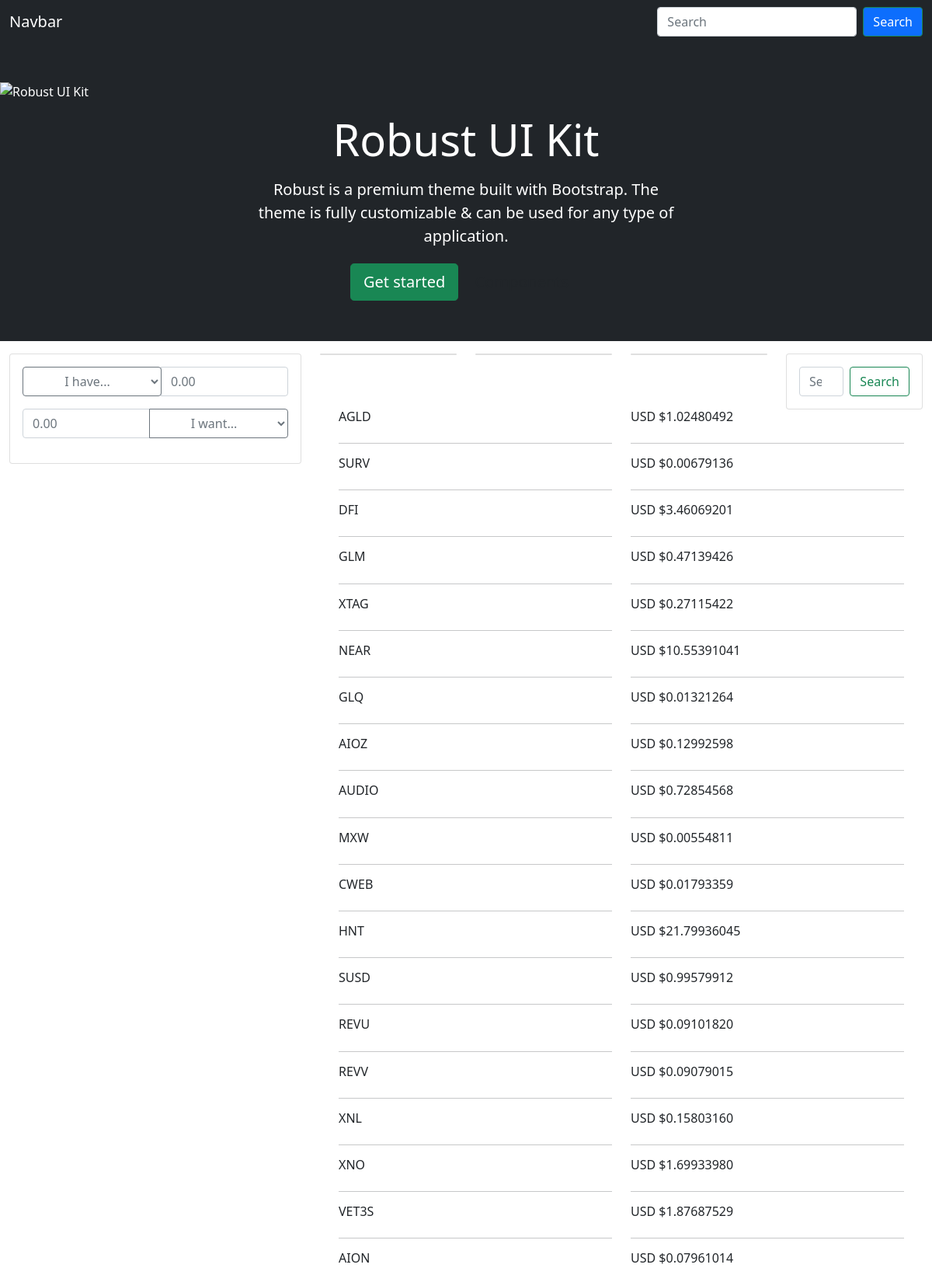
The page / (upper part) on the database its author committed.
### home/models.py (models this page shows)
class Coins(models.Model):
    id =  models.CharField(max_length=100 , primary_key=True)
    Symbol = models.CharField(max_length=30)
    USD = models.CharField(max_length=30)

### home/views.py (the view, shortened to what this page needs)
# urls.py: path('', views.index, name='index'),
def index(request):
    Symbol_append = []
    price_append = []
    response_symbol = kucoins_Symbols()
    response_prices = kucoins_prises()
    form = BuyForm
    search = request.GET.get("Search")
    print(search)
    if search:
        coins = Coins.objects.filter(
            Q(Symbol__icontains = search) | Q(USD__icontains = search)
            ).distinct()
        total = int(len(coins))-1
    elif not search:
        coins = Coins.objects.values_list('Symbol', 'USD')
        total = int(len(coins))-1
        for num in range(0, total):
            symbol = coins[num][0]
            price = coins[num][1]
            Symbol_append.append(symbol)
            price_append.append(price)
    context={
        'form':form,
        'Symbols':Symbol_append,
        'prices': price_append,
    }
    return render(request, 'index.html', context)

### home/socios.py (called while the page is built, shortened)
def kucoins_prises():
    client = Client(api_key, api_secret, api_passphrase)
    tickets = client.get_fiat_prices()
    id = 0
    return tickets

def kucoins_Symbols():
    client = Client(api_key, api_secret, api_passphrase)
    tickets = client.get_symbols()
    return tickets

### home/Templates/index.html (shortened to what this page needs)
{% extends 'base.html' %}
{% block container %}
<aside>
    <div class="row mt-3">
        <div class="col-4">
            <div class="card">
                <div class="card-body">
                    {% if form %}
                    <div class="input-group mb-3">
                        {{ form.Have_Symbols }}
                        {{ form.Have_amount }}
                    </div>
                    <div class="input-group mb-3">
                        {{ form.Want_amount }}
                        {{ form.Want_Symbols }}
                    </div>
                </div>
                {% endif %}
            </div>
        </div>
        <div class="col-8">
            <div class="row">
                <div class="col-3">
                    <div class="card"></div>
                </div>
                <div class="col-3">
                    <div class="card"></div>
                </div>
                <div class="col-3">
                    <div class="card"></div>
                </div>
                <div class="col-3">
                    <div class="card">
                        <div class="card-body">
                            <form class="d-flex" action="{% url 'index' %}" method="GET">
                                <input class="form-control me-2" type="search" placeholder="Search" aria-label="Search"
                                    name="Search">
                                <button class="btn btn-outline-success" type="submit">Search</button>
                            </form>
                        </div>
                    </div>
                </div>
            </div>
            {% if Symbols %}
            <div class="container">
                <div class="row row-cols-2">
                    <div class="col">
                        {% for symbol in Symbols %}
                        <div class="row">
                            <h6>{{ symbol }}</h6>
                        </div>
                        <hr>
                        {% endfor %}
                    </div>
                    <div class="col">
                        {% for price in prices %}
                        <div class="row">
                            <h6>USD ${{ price }}</h6>
                        </div>
                        <hr>
                        {% endfor %}
                    </div>
                </div>
            </div>
            {% endif %}
        </div>
</aside>
</div>
{% endblock %}

### Templates/base.html (shortened to what this page needs)
{% load static %}
<!DOCTYPE html>
<html lang="en">
<head>
  <link href="https://cdn.jsdelivr.net/npm/bootstrap@5.1.3/dist/css/bootstrap.min.css" rel="stylesheet">
  <link rel="stylesheet" href="{% static '/style/style.css' %}">
</head>
<body>
  <nav>
    {% include "nav.html" %}
  </nav>
    <header>
      {% include "header.html" %}
    </header>
  <div class="container-fluid">
    <div class="row">
        {% block container %}
        {% endblock %}
    </div>
</body>
</html>

### Templates/nav.html
<nav class="navbar navbar-light  bg-dark ">
    <div class="container-fluid">
      <a class="navbar-brand text-white">Navbar</a>
      <form class="d-flex">
        <input class="form-control me-2" type="search" placeholder="Search" aria-label="Search">
        <button class="btn btn-outline-success bg-primary text-white" type="submit">Search</button>
      </form>
    </div>
  </nav>

### Templates/header.html (shortened to what this page needs)
<div class="intro py-5 py-lg-9 position-relative text-white bg-dark">
    <div class="bg-overlay-primary">
      <img src="img/photos/7.jpg" class="img-fluid img-cover" alt="Robust UI Kit">
    </div>
    <div class="intro-content py-6 text-center">
      <div class="container">
        <div class="row align-items-center">
          <div class="col-12 col-sm-10 col-md-8 col-lg-6 mx-auto text-center">
            <h1 class="my-3 display-4 d-none d-lg-inline-block">Robust UI Kit</h1>
            <p class="lead mb-3">Robust is a premium theme built with Bootstrap. The theme is fully customizable &amp; can be used for any type of application.</p>
            <a class="btn btn-success btn-lg mr-lg-2 my-1" href="getting-started.html" role="button">Get started</a>
            <a class="btn btn-outline-white btn-lg my-1" href="components-bootstrap.html" role="button">Components</a>
          </div>
        </div>
      </div>
    </div>
  </div>

### rows shown on the page
Coins: Symbol "AGLD"
Coins: Symbol "SURV"
Coins: Symbol "DFI"
Coins: Symbol "GLM"
Coins: Symbol "XTAG"
Coins: Symbol "NEAR"
Coins: Symbol "GLQ"
Coins: Symbol "AIOZ"
Coins: Symbol "AUDIO"
Coins: Symbol "MXW"
Coins: Symbol "CWEB"
Coins: Symbol "HNT"
Coins: Symbol "SUSD"
Coins: Symbol "REVU"
Coins: Symbol "REVV"
Coins: Symbol "XNL"
Coins: Symbol "XNO"
Coins: Symbol "VET3S"
Coins: Symbol "AION"
